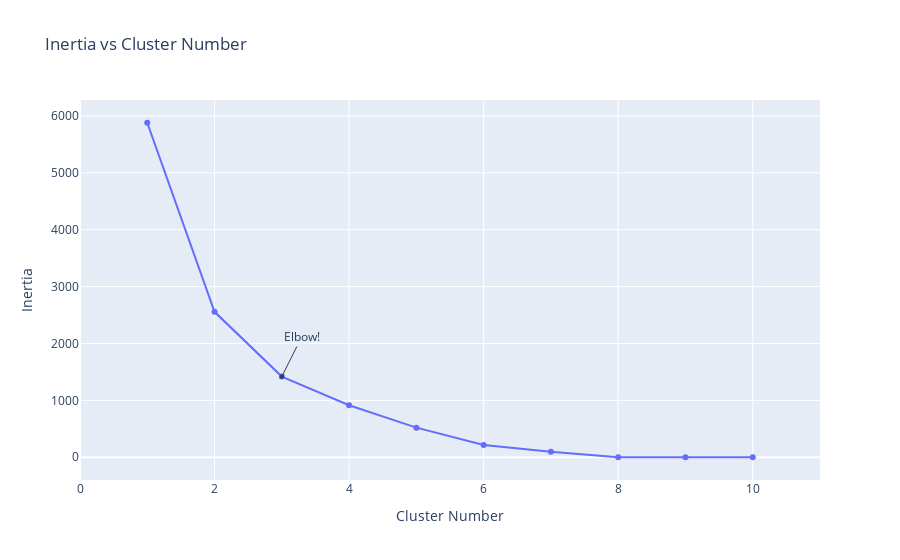

Notebook source saved alongside this figure:
### Code cell
X=df_h
scaler = MinMaxScaler()
scaler.fit(X)
X=scaler.transform(X)
inertia = []
for i in range(1,11):
    kmeans = KMeans(
        n_clusters=i, init="k-means++",
        n_init=10,
        tol=1e-04, random_state=42
    )
    kmeans.fit(X)
    inertia.append(kmeans.inertia_)
fig = go.Figure(data=go.Scatter(x=np.arange(1,11),y=inertia))
fig.update_layout(title="Inertia vs Cluster Number",xaxis=dict(range=[0,11],title="Cluster Number"),
                  yaxis={'title':'Inertia'},
                 annotations=[
        dict(
            x=3,
            y=inertia[2],
            xref="x",
            yref="y",
            text="Elbow!",
            showarrow=True,
            arrowhead=7,
            ax=20,
            ay=-40
        )
    ])

### Figure 1 — Plotly figure (JSON) as saved in the notebook; plotly's stock layout.template omitted (floating-point values rounded to 4 significant figures)
{"data": [{"type": "scatter", "x": [1, 2, 3, 4, 5, 6, 7, 8, 9, 10], "y": [5880.0, 2556.0, 1418.0, 913.4, 520.7, 216.4, 97.87, 0, 7.175e-26, 8.206e-26]}], "layout": {"annotations": [{"arrowhead": 7, "ax": 20, "ay": -40, "showarrow": true, "text": "Elbow!", "x": 3, "xref": "x", "y": 1418.0, "yref": "y"}], "title": {"text": "Inertia vs Cluster Number"}, "xaxis": {"range": [0, 11], "title": {"text": "Cluster Number"}}, "yaxis": {"title": {"text": "Inertia"}}}}
